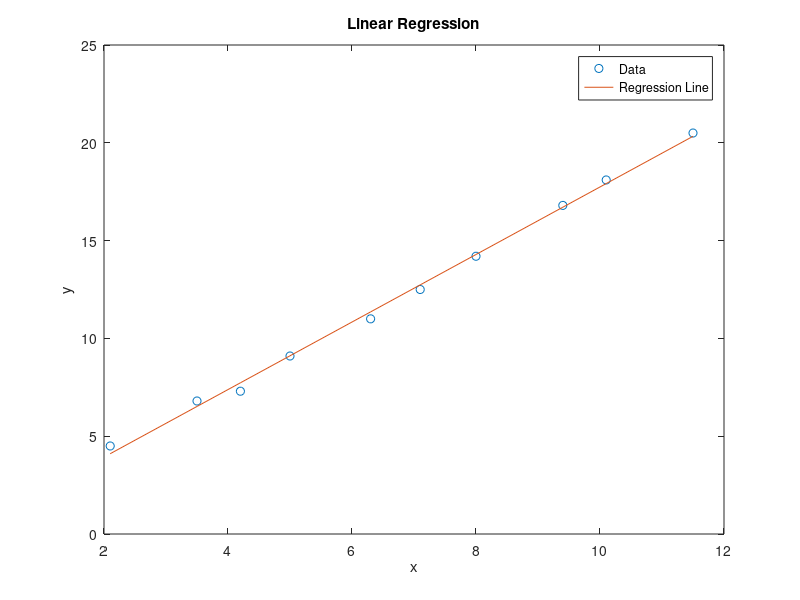

Source code (MATLAB):
%Linear Least Regression Method
clear, clc
% These vectors are sample. You can change them later!
y = [4.5, 6.8, 7.3, 9.1, 11, 12.5, 14.2, 16.8, 18.1, 20.5];
x = [2.1, 3.5, 4.2, 5, 6.3, 7.1, 8, 9.4, 10.1, 11.5];
Coeff = [length(x), sum(x); sum(x), sum(x .* x)];
Ans = [sum(y); sum(x .* y)];

Final = Coeff \ Ans;  
disp(['a0';'a1']), disp('='), disp(Final)

plot(x, y, 'o')  % Plot data points as circles
hold on

% Calculate the regression line
regression_line = Final(1) + Final(2) * x;
plot(x, regression_line)

xlabel('x')
ylabel('y')
title('Linear Regression')
legend('Data', 'Regression Line')

y_new = ones(1,length(y));
for i= 1:length(y_new)
    y_new(i) = Final(1) + Final(2) * x(i);
end
Sr = sum((y - y_new).*(y - y_new));
St = sum((y- mean(y)).*(y- mean(y)));
r2 = (St - Sr)/St;
disp('The Coefficient of determination is: '), disp(r2)